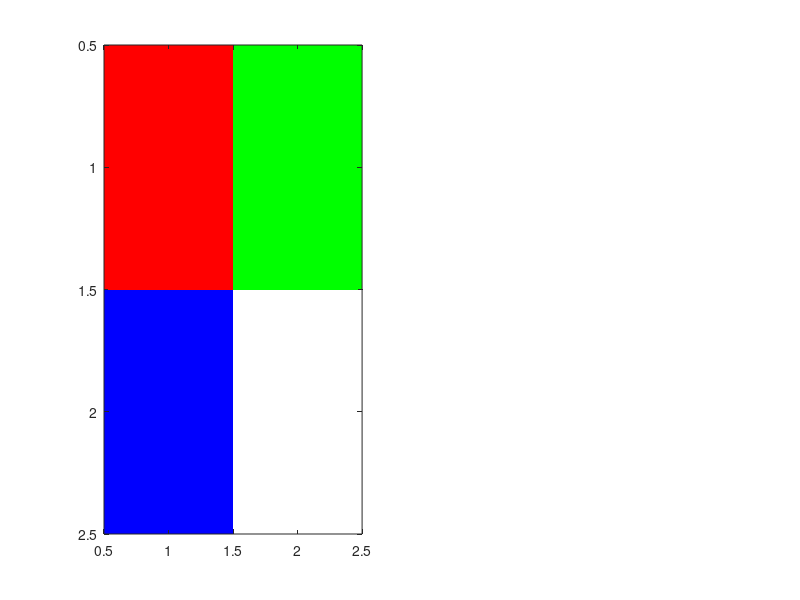

Write the MATLAB code that produced this figure. (Note: this script raises an error after producing the figure.)
f = figure(74);

left = subplot(121);
rgb_left = cat(3, [1, 0; 0, 1], [0, 1; 0, 1], [0, 0; 1, 1]);
img = image(rgb_left);
img_type = get(img, 'Type');
img_cdata = get(img, 'CData');
img_axis = axis("tight");

right = subplot(122);
rgb_right = cat(3, [255, 128; 0, 64], [0, 255; 128, 64], [255, 0; 64, 128]);
heat = imagesc(rgb_right);
heat_cdata = get(heat, 'CData');
heat_axis = axis("tight");

current = gcf();
